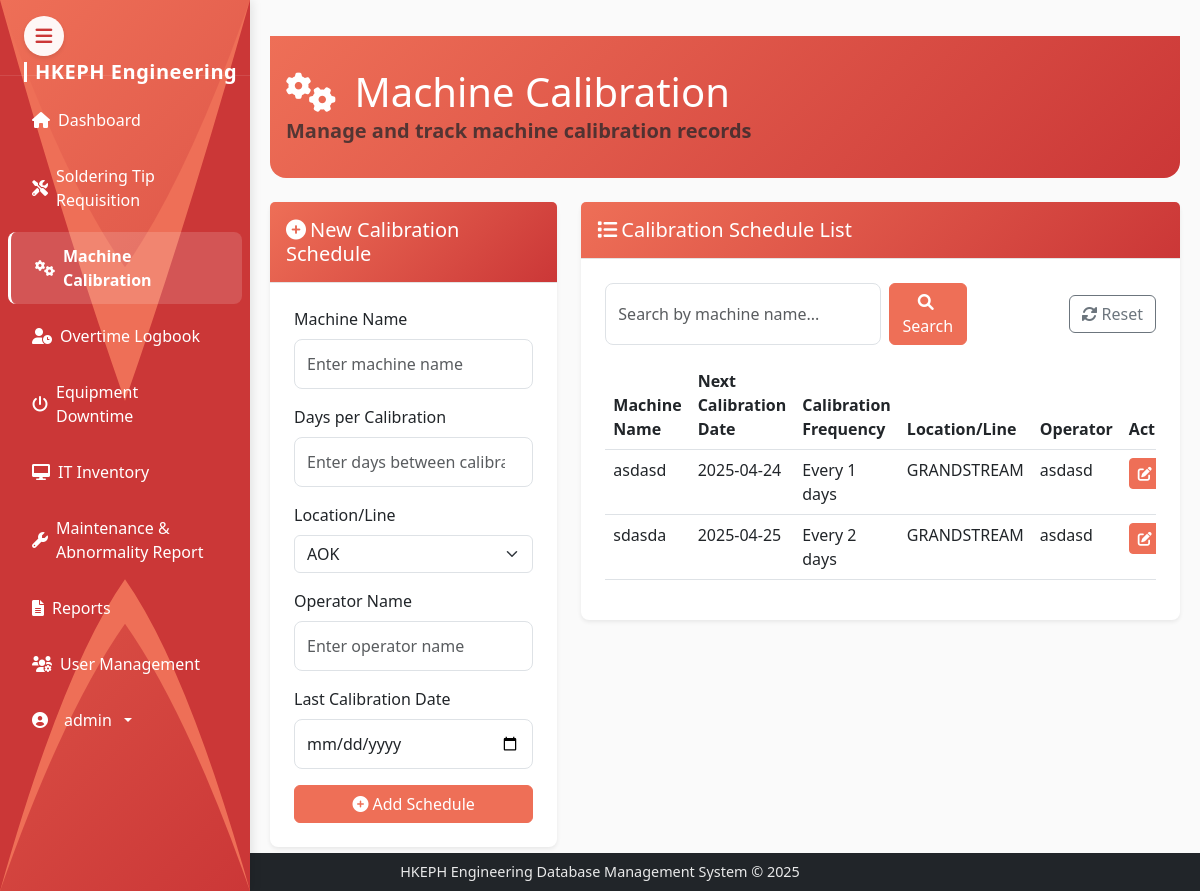
/machine-calibrations (signed in), run on an earlier commit of the app's database.
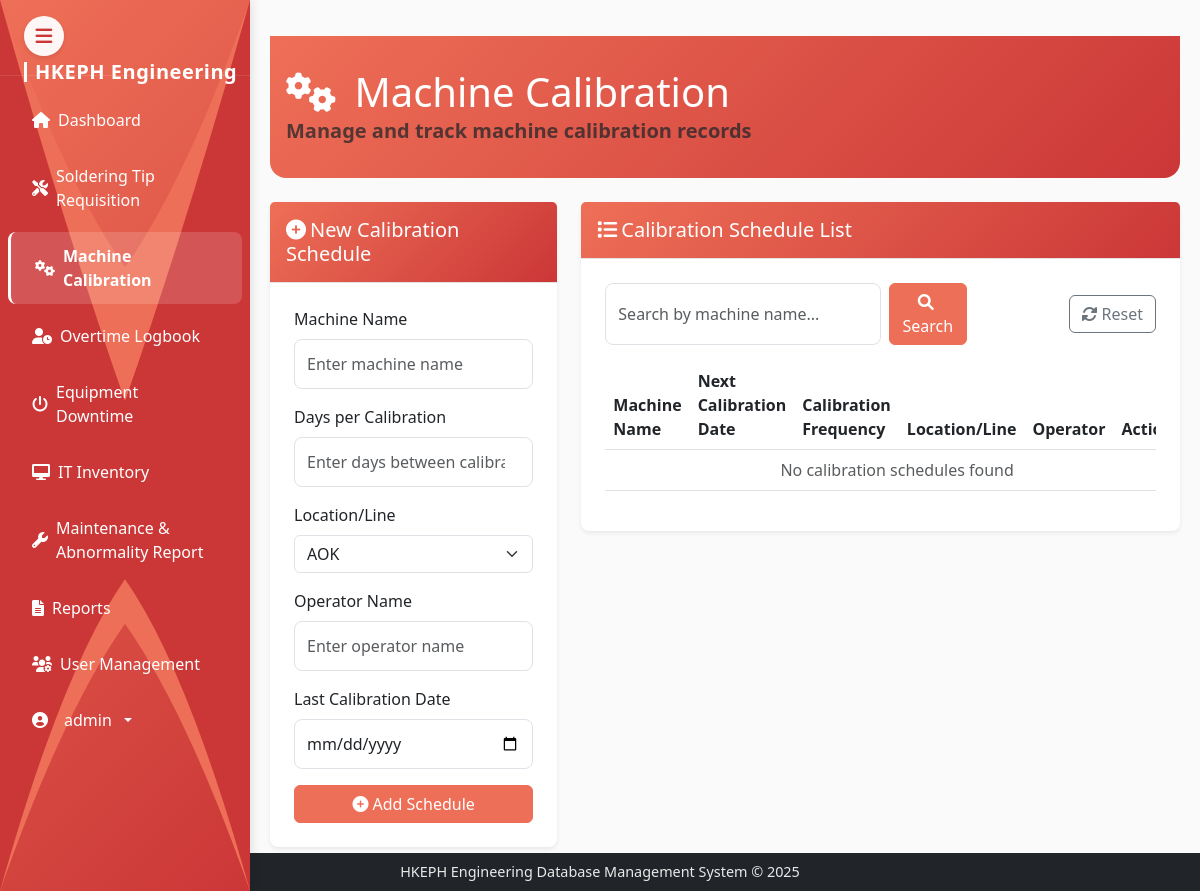
And on a later commit of the database.
### models.py (models this page shows, shortened)
class MachineCalibration(db.Model):
    id = db.Column(db.Integer, primary_key=True)
    machine_name = db.Column(db.String(100), nullable=False)
    days_per_calibration = db.Column(db.Integer, nullable=False)
    location_line = db.Column(db.String(100), nullable=False)
    operator_name = db.Column(db.String(100), nullable=False)
    date = db.Column(db.DateTime, nullable=True)
    created_at = db.Column(db.DateTime, default=datetime.utcnow)

### routes.py (the view)
@app.route('/machine-calibrations')
@login_required
def machine_calibrations():
    search_query = request.args.get('search', '')
    if search_query:
        calibrations = MachineCalibration.query.filter(
            MachineCalibration.machine_name.ilike(f'%{search_query}%')
        ).all()
    else:
        calibrations = MachineCalibration.query.all()
    form = MachineCalibrationForm()
    return render_template('machine_calibration.html', calibrations=calibrations, form=form, search_query=search_query)

### forms.py
class MachineCalibrationForm(FlaskForm):
    machine_name = StringField('Machine Name', validators=[DataRequired()])
    days_per_calibration = IntegerField('Days per Calibration', validators=[DataRequired(), NumberRange(min=1)])
    location_line = SelectField('Location/Line', choices=[
        ('AOK', 'AOK'),
        ('GRANDSTREAM', 'GRANDSTREAM'),
        ('INTRACOM', 'INTRACOM'),
        ('D-LINK', 'D-LINK'),
        ('PC POWER', 'PC POWER')
    ], validators=[DataRequired()])
    operator_name = StringField('Operator Name', validators=[DataRequired()])
    date = DateField('Calibration Date', validators=[DataRequired()], format='%Y-%m-%d')
    submit = SubmitField('Save')

### app.py (called while the page is built)
@login_manager.user_loader
def load_user(user_id):
    return User.query.get(int(user_id))

### templates/machine_calibration.html (shortened to what the changed rows need)
{% extends 'base.html' %}
{% block content %}
<div class="content-area">
    <div class="dashboard-header mb-4">
        <div class="header-content">
            <h1 class="mb-0" style="color: white;">
                <i class="fas fa-cogs me-2" style="color: white;"></i>
                Machine Calibration
            </h1>
        </div>
    </div>
    <div class="row mb-4">
        <div class="col-md-8">
            <div class="card">
                <div class="card-body">
                    <div class="table-responsive" style="max-height: 600px; overflow-y: auto;">
                        <table class="table table-hover">
                            <thead>
                                <tr>
                                    <th>Machine Name</th>
                                    <th>Next Calibration Date</th>
                                    <th>Calibration Frequency</th>
                                    <th>Location/Line</th>
                                    <th>Operator</th>
                                    <th>Actions</th>
                                </tr>
                            </thead>
                            <tbody>
                                {% for calibration in calibrations %}
                                <tr>
                                    <td>{{ calibration.machine_name }}</td>
                                    <td>{{ calibration.date.strftime('%Y-%m-%d') if calibration.date else 'Not set' }}</td>
                                    <td>Every {{ calibration.days_per_calibration }} days</td>
                                    <td>{{ calibration.location_line }}</td>
                                    <td>{{ calibration.operator_name }}</td>
                                    <td>
                                        <div class="btn-group btn-group-sm" role="group">
                                            <a href="{{ url_for('edit_machine_calibration', calibration_id=calibration.id) }}" class="btn btn-warning">
                                                <i class="fas fa-edit"></i>
                                            </a>
                                        </div>
                                    </td>
                                </tr>
                                {% endfor %}
                                {% if not calibrations %}
                                <tr>
                                    <td colspan="6" class="text-center text-muted">No calibration schedules found</td>
                                </tr>
                                {% endif %}
                            </tbody>
                        </table>
                    </div>
                </div>
            </div>
        </div>
    </div>
</div>
{% endblock %}

What changed in the data, as far as the page shows it:
removed MachineCalibration: machine_name "asdasd", date "2025-04-24", days_per_calibration "1", location_line "GRANDSTREAM", operator_name "asdasd"
removed MachineCalibration: machine_name "sdasda", date "2025-04-25", days_per_calibration "2", location_line "GRANDSTREAM", operator_name "asdasd"
Also different on the page:
text now shown: "No calibration schedules found"
